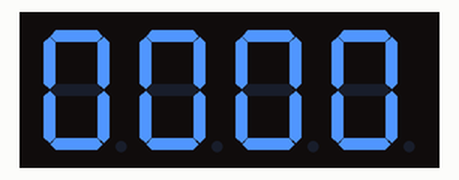
This sketch was run on a simulated Arduino Mega 2560, built with avr-gcc and run on an emulated ATmega2560. Parts: 4-digit seven-segment display. Wiring (inferred from the names in the program): 4-digit 7-segment display, segments lit when HIGH: segments pin 5, pin 6, pin 7, pin 8, pin 9, pin 10, pin 11; digit selects A1, A2, A3, A4. The segment pins are drawn as the display they are named for.

Above: at 0.1 s.
At 2.3 s:
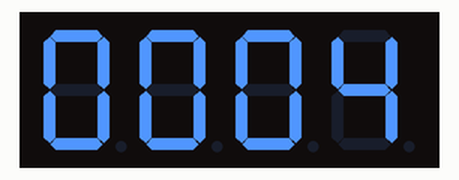
At 4.74 s:
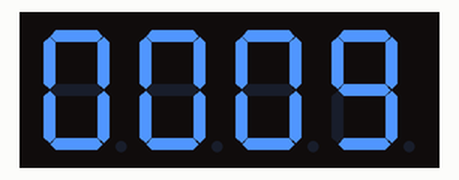
At 9.0 s:
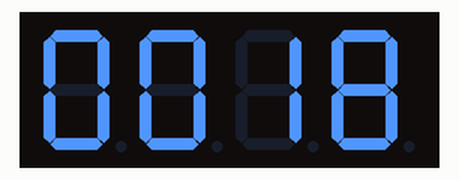
At 19.61 s:
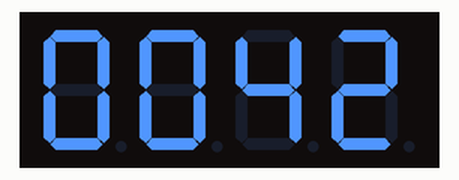
At 39.24 s:
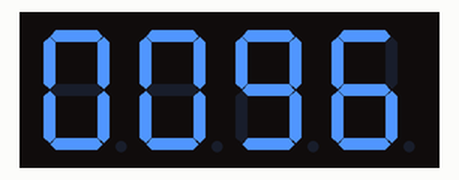

Measured:
- what the display in image 0 shows lasts 0.6 s, from 0.0 s to 0.6 s
- what the display in image 4 shows lasts 0.4 s, from 19.4 s to 19.8 s

The sketch:

7-segment_display_counter.ino
```cpp
// 4-digit 7-segment display counter
// Arduino Mega 2560

// Pins for the 4 digits
int digitPins[] = {A1, A2, A3, A4};

// Pins for segments: A, B, C, D, E, F, G
int segmentPins[] = {5, 6, 7, 8, 9, 10, 11};

// Segment patterns for numbers 0-9
// {A, B, C, D, E, F, G}
int numbers[10][7] = {
  {1, 1, 1, 1, 1, 1, 0}, // 0
  {0, 1, 1, 0, 0, 0, 0}, // 1
  {1, 1, 0, 1, 1, 0, 1}, // 2
  {1, 1, 1, 1, 0, 0, 1}, // 3
  {0, 1, 1, 0, 0, 1, 1}, // 4
  {1, 0, 1, 1, 0, 1, 1}, // 5
  {1, 0, 1, 1, 1, 1, 1}, // 6
  {1, 1, 1, 0, 0, 0, 0}, // 7
  {1, 1, 1, 1, 1, 1, 1}, // 8
  {1, 1, 1, 1, 0, 1, 1}  // 9
};

// Number currently displayed
int value = 0;

// Time between counter increments
int speedDelay = 500;

unsigned long previousMillis = 0;

void setup() {

  // Set digit pins as outputs
  for (int i = 0; i < 4; i++) {
    pinMode(digitPins[i], OUTPUT);
    digitalWrite(digitPins[i], HIGH);
  }

  // Set segment pins as outputs
  for (int i = 0; i < 7; i++) {
    pinMode(segmentPins[i], OUTPUT);
    digitalWrite(segmentPins[i], LOW);
  }

}

void loop() {

  // Continuously refresh the display
  displayNumber(value);

  // Check if it is time to increase the number
  unsigned long currentMillis = millis();

  if (currentMillis - previousMillis >= speedDelay) {

    previousMillis = currentMillis;

    value++;

    // After 9999, start again from 0
    if (value > 9999) {
      value = 0;
    }

    // Make the counter faster
    if (speedDelay > 20) {
      speedDelay -= 2;
    }
  }
}


void displayNumber(int number) {

  // Split the number into four digits
  int digits[4];

  digits[0] = number / 1000;
  digits[1] = (number / 100) % 10;
  digits[2] = (number / 10) % 10;
  digits[3] = number % 10;

  // Display each digit one by one
  for (int i = 0; i < 4; i++) {

    // Turn all digits off before changing segments
    for (int j = 0; j < 4; j++) {
      digitalWrite(digitPins[j], HIGH);
    }

    // Set segments for current number
    for (int k = 0; k < 7; k++) {
      digitalWrite(segmentPins[k], numbers[digits[i]][k]);
    }

    // Turn on current digit
    digitalWrite(digitPins[i], LOW);

    // Short delay so the digit is visible
    delay(1);

    // Turn current digit off
    digitalWrite(digitPins[i], HIGH);
  }
}
```
